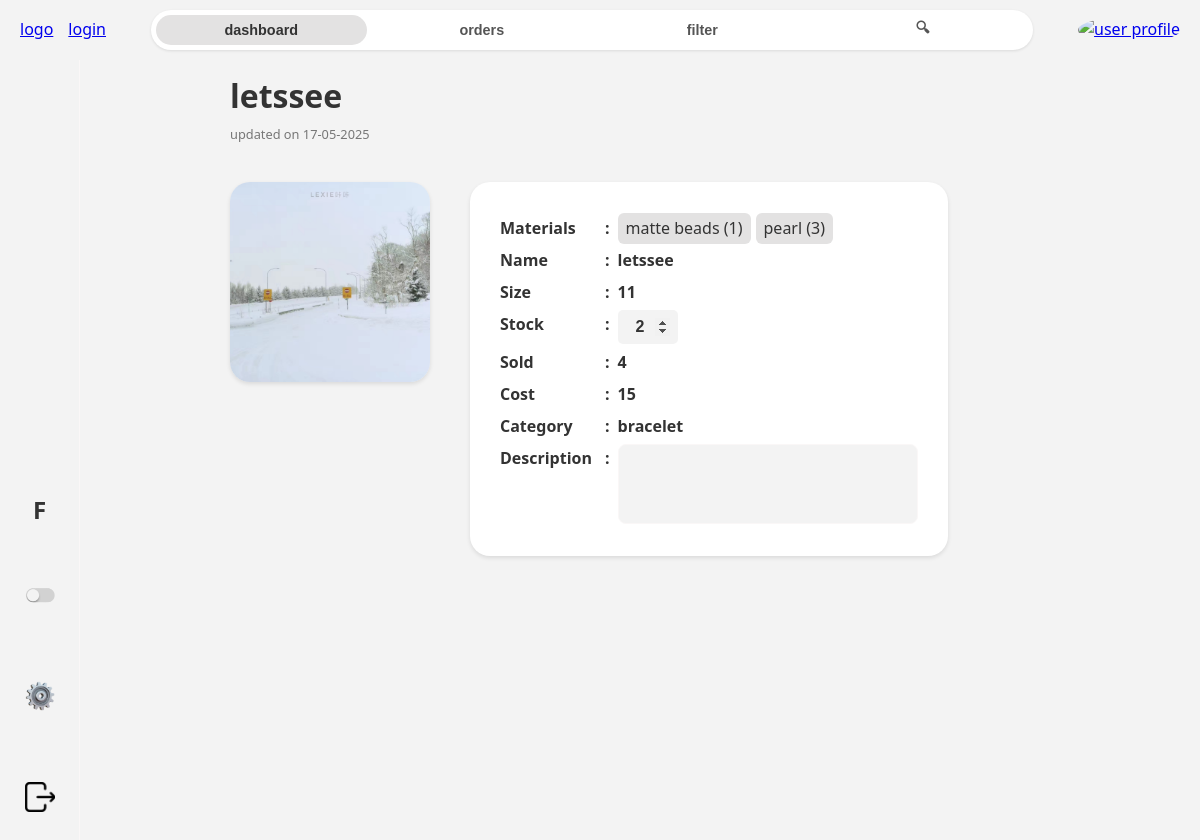
Screenshot of /product/94/adminn/ with the database file from the repository.
### home/models.py (models this page shows, shortened)
class Product(models.Model):
    user = models.ForeignKey(User, null=True, on_delete=models.SET_NULL)
    picture = models.ImageField(null=True, blank=True, upload_to='products/', default='product_empty.jpeg')
    name = models.CharField(max_length=200, null=True)
    size = models.CharField(max_length=200, null=True, blank=True)
    stock = models.IntegerField(null=True)
    sold = models.CharField(max_length=200, null=True)
    cost = models.CharField(max_length=50, null=True)
    category = models.ForeignKey(P_Category, null=True, on_delete=models.SET_NULL)
    description = models.TextField(null=True, blank=True)
    materials = models.ManyToManyField(Material, related_name='products', blank=True, through="ProductMaterial")
    created = models.DateTimeField(auto_now_add=True, null=True)
    updated = models.DateTimeField(auto_now=True, null=True)
    class Meta:
        ordering = ['-updated', 'created']

class ProductMaterial(models.Model):
    material = models.ForeignKey(Material, null=True, on_delete=models.CASCADE)
    product = models.ForeignKey(Product, null=True, on_delete=models.CASCADE)
    quantity_used = models.IntegerField(null=True)
    class Meta:
        constraints = [
            models.UniqueConstraint(fields=['product', 'material'], name='unique_ProductMaterial')
        ]

class Material(models.Model):
    user = models.ForeignKey(User, null=True, on_delete=models.SET_NULL)
    picture = models.ImageField(null=True, blank=True, upload_to='materials/', default='material_empty.jpeg')
    name = models.CharField(max_length=200, null=True)
    size = models.CharField(max_length=200, null=True, blank=True)
    stock = models.IntegerField(null=True)
    colour = models.ForeignKey(Colour, null=True, blank=True, on_delete=models.SET_NULL)
    cost = models.CharField(max_length=50, null=True)
    supplier = models.ForeignKey(Supplier, null=True, blank=True, on_delete=models.SET_NULL)
    category = models.ForeignKey(M_Category, null=True, blank=True, on_delete=models.SET_NULL)
    description = models.TextField(null=True, blank=True)
    created = models.DateTimeField(auto_now_add=True, null=True)
    updated = models.DateTimeField(auto_now=True, null=True)
    class Meta:
        ordering = ['-updated', 'created']

class P_Category(models.Model):
    name = models.CharField(max_length=200, null=True)
    def __str__(self):
        return self.name or ""

### home/views.py (the view)
# urls.py: path('product/<str:pk>/', views.product, name="product"),
def product(request, pk, acc_type=None):
    product = Product.objects.get(id=pk)
    details = {
               'Name':product.name,
               'Size':product.size,
               'Stock':product.stock,
               'Sold':product.sold,
               'Cost':product.cost,
               'Category':product.category,
               'Description':product.description
               }
    user_details = {
               'Name':product.name,
               'Size':product.size,
               'Cost':product.cost,
               'Category':product.category,
               'Description':product.description
               }
    context = {'product':product, 'details':details, 'user_details':user_details, 'acc_type':acc_type}
    return render(request, 'home/product.html', context) #can only pass one dict in render(), so include everything in context

### home/templates/home/product.html (shortened to what this page needs)
{% extends 'main.html' %}
{% block content %}
<div class="view-product-content">
    <div class="view-product">
        <div class="heading">
            <h1>{{product.name}}</h1>
        </div>
        <span id="date">updated on {{product.updated|date:'d-m-Y'}}</span> <br><br>
        <div class="details">
            <div class="product-img">
                <img src="{{product.picture.url}}" alt="product image" /> <br>
            </div>
            {% if acc_type == 'adminn' %}
            <div class="product-description">
                <div class="description-box">
                    <h3 class="keys">Materials</h3>
                    <div class="values">
                        <h3>:</h3>
                        <div class="product-materials">
                            {% for productmaterial in product.productmaterial_set.all %}
                                <a href="{% url 'admin-material' productmaterial.material.id 'adminn' %}">
                                    {{productmaterial.material.name}} ({{productmaterial.quantity_used}})
                                </a>
                            {% endfor %}
                        </div>
                    </div>
                </div>
                {% for key, value in details.items %}
                    <div class="description-box">
                        {% if key == 'Stock' %}
                            <h3 class="keys">{{key}}</h3>
                            <div class="values">
                                <h3>:</h3>
                                <input id="stock" type="number" value="{{value}}" min="0" />
                            </div>
                        {% elif key == 'Description' %}
                            <h3 class="keys">{{key}}</h3>
                            <div class="values">
                                <h3>:</h3>
                                <textarea name="description" id="description" disabled>{{product.description}}</textarea>
                            </div>
                        {% else %}
                            <h3 class="keys">{{key}}</h3>
                            <div class="values">
                                <h3>:</h3>
                                <h3>{{value}}</h3>
                            </div>
                        {% endif %}
                    </div>
                {% endfor %}
            </div>
            {% endif %}
        </div>
    </div>
</div>
{% endblock content %}

### templates/main.html (shortened to what this page needs)
<!DOCTYPE html>
{% load static %}
<html lang="en">
<head>
    <link rel='stylesheet' href="{% static 'style/style.css' %}">
</head>
<body>
    {% include 'navbar.html' %}
    <div class="content">
        {% include 'column_bar.html' %}
        {% block content %}
        {% endblock %}
    </div>
</body>
</html>

### templates/navbar.html
{% load static %}
<div class="navbar">
    <div id="logo">
        {% if request.user.is_staff or request.user.is_superuser %}
            <a href="{% url 'admin-home' 'adminn' %}"><img src="{% static 'images/logo.png' %}" alt="logo"></a>
        {% else %}
            <a href="{% url 'home' %}">logo</a>
        {% endif %}
    </div>
    {% if request.user.is_authenticated %}
        <h1 id="welcome-msg">Hello, {{request.user.username}}</h1>
    {% else %}
        <a href="{% url 'login' %}">login</a>
    {% endif %}
    <div class="taskbar">
        <button id="dash-btn"><h3>dashboard</h3></button>
        <button id="orders-btn"><h3>orders</h3></button>
        <button id="filter-btn"><h3>filter</h3></button>
        <button id="search-btn"><h3>🔍︎</h3></button>
    </div>
    <div id="profile">
        <a href="{% url 'profile' user.id %}"><img src="{{profile.picture.url}}" alt="user profile"></a>
    </div>
</div>

### templates/column_bar.html
{% load static %}
<nav class="columnbar">
    <h3>F</h3><br>
    <img src="{% static 'images/mode.png' %}" alt="dark/light mode switch"> <br><br>
    <img src="{% static 'images/settings.png' %}" alt="settings icon"> <br><br>
    <a href="{% url 'logout' %}"><img src="{% static 'images/logout.png' %}" alt="logout icon"></a>
</nav>

### static/style/style.css (style rules this page uses)
:root { --primary-color: #f3f3f3; --secondary-color: #e3e2e2; --accent-color: #a94a4a; --lightfont-color: #555; --darkfont-color: #333; --border-color: #faf7f7; --shadow: 0 2px 4px rgba(0, 0, 0, 0.1); --border-radius: 10px; --transition: all 0.3s ease; }
* { box-sizing: border-box; margin: 0; padding: 0; }
body { font-family: "Segoe UI", Tahoma, Geneva, Verdana, sans-serif; color: var(--darkfont-color); background-color: #fafafa; line-height: 1.6; }
button { cursor: pointer; transition: var(--transition); }
.navbar { display: flex; align-items: center; justify-content: space-between; padding: 10px 20px; gap: 15px; flex-wrap: wrap; height: fit-content; background-color: var(--primary-color); position: sticky; top: 0; z-index: 100; }
#logo img, #profile img { width: 40px; height: 40px; object-fit: cover; transition: var(--transition); }
#profile img { border-radius: 50%; cursor: pointer; }
.taskbar { display: flex; flex: 2; align-items: center; gap: 10px; min-width: 250px; margin: 0px 30px; border-radius: 30px; background-color: white; height: 40px; padding: 5px; box-shadow: 0 1px 3px rgba(0, 0, 0, 0.1); }
.taskbar button { display: flex; flex: 1; justify-content: center; align-items: center; border: none; border-radius: 20px; background-color: transparent; height: 100%; color: var(--lightfont-color); font-weight: 500; }
.taskbar button.active { background-color: var(--secondary-color); color: var(--darkfont-color); }
.taskbar h3 { font-size: 0.9rem; font-weight: 600; }
.content { display: grid; grid-template-columns: 80px 1fr; min-height: calc(100vh - 60px); background-color: var(--primary-color); }
.columnbar { display: flex; flex-direction: column; justify-content: flex-end; align-items: center; height: 100vh; padding: 30px 10px; border-right: 1px solid var(--border-color); background-color: var(--primary-color); color: var(--darkfont-color); position: sticky; top: 0; left: 0; z-index: 10; }
.columnbar img { width: 30px; height: 30px; object-fit: cover; margin: 10px 0; cursor: pointer; transition: var(--transition); }
.columnbar h3 { margin-bottom: 15px; font-size: 1.5rem; }
.description span, #date { font-size: 0.8rem; color: #777; }
.form-content, .view-product-content { display: flex; padding: 10px 150px; }
.heading { display: flex; justify-content: start; align-items: center; gap: 20px; }
.details, form { display: flex; gap: 40px; margin-top: 10px; }
.obj-img, .material-img, .product-img { position: relative; width: 200px; height: 200px; border-radius: 20px; overflow: hidden; box-shadow: var(--shadow); }
.obj-img img, .material-img img, .product-img img { width: 100%; height: 100%; object-fit: cover; }
.obj-description, .material-description, .product-description { display: flex; flex-direction: column; padding: 30px 30px; background-color: white; border-radius: 20px; box-shadow: var(--shadow); }
.description-box { display: flex; align-items: center; gap: 5px; }
.description-box h3 { font-size: 1rem; line-height: 2; align-self: start; }
.description-box .keys { width: 100px; }
.values { display: flex; gap: 8px; }
.product-materials { display: flex; gap: 5px; flex-wrap: wrap; }
.product-materials a { width: fit-content; padding: 3px 8px; text-decoration: none; align-self: center; font-weight:500; background-color: var(--secondary-color); color: var(--darkfont-color); border-radius: 6px; }
.description-box .values input, .description-box .values textarea, .productmaterial-box select, .productmaterial-box input { width: 100%; padding: 8px; box-sizing: border-box; margin: 2px 0px; border: 2px solid var(--secondary-color); border-radius: 5px; font-size: 14px; }
#stock { width: 60px; background-color: var(--primary-color); border: none; border-radius: 5px; text-align: center; font-size: 1rem; font-weight: bold; color: var(--darkfont-color); }
#description { width: 300px; height: 80px; padding: 8px; border-radius: 8px; border: 1px solid var(--border-color); background-color: var(--primary-color); resize: none; font-family: inherit; font-size: 1rem; font-weight: bold; color: var(--darkfont-color); }

### rows the page displays
Product: name "letssee", updated "17-05-2025", picture (picture), details "letssee" "11" "15"
ProductMaterial: material.name "matte beads", quantity_used "1"
ProductMaterial: material.name "pearl", quantity_used "3"
P_Category: key "Category", name "bracelet"

### other values shown
{{ key }} "Name" "Size" "Sold" "Cost"
{{ key }} "Stock"
{{ value }} "4"
{{ key }} "Description"
